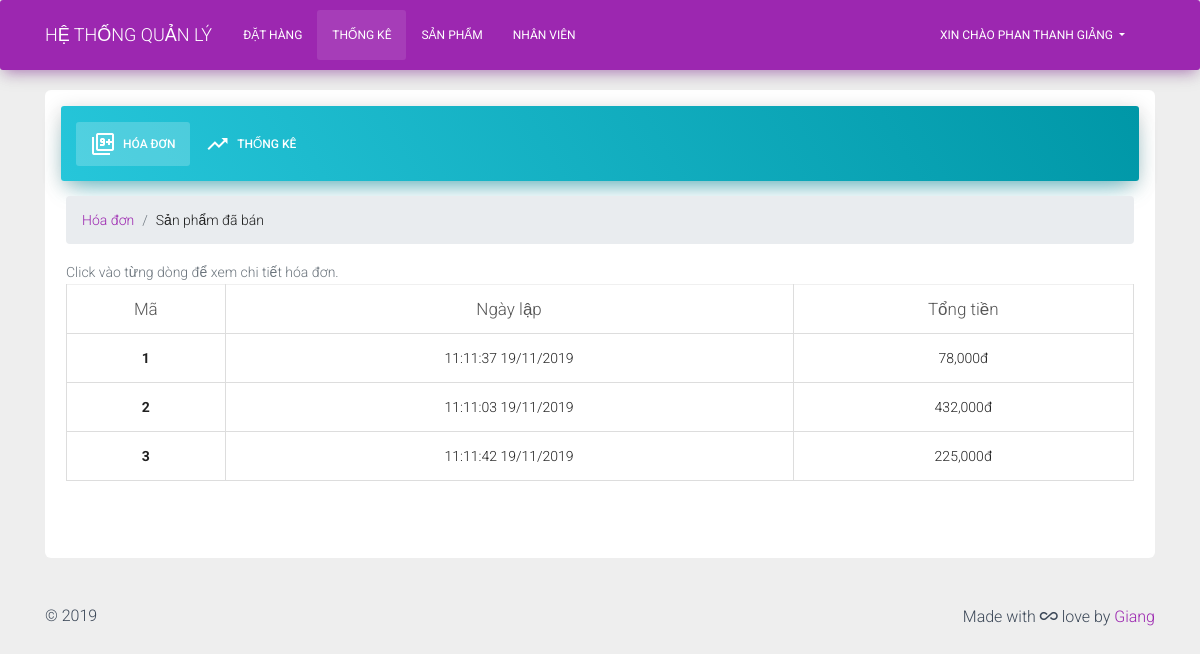
/dashboard.php (signed in), run on an earlier commit of the app's database.
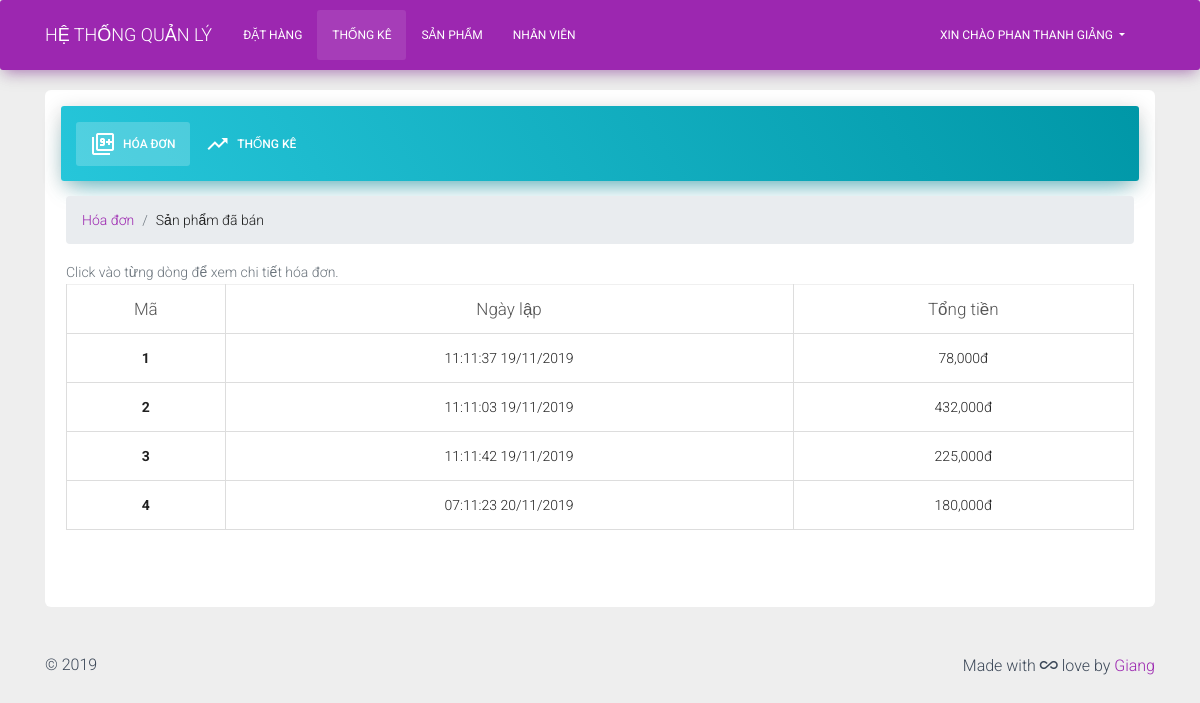
And on a later commit of the database.
### tables this page shows
CREATE TABLE `employees` (
  `E_ID` int(11) NOT NULL,
  `E_FULLNAME` varchar(50) NOT NULL,
  `E_ACCOUNT` varchar(20) NOT NULL,
  `E_PASSWORD` varchar(200) NOT NULL,
  `E_ID_NUM` varchar(13) NOT NULL,
  `E_ADDRESS` varchar(100) NOT NULL,
  `E_PHONE` varchar(10) NOT NULL,
  `E_JOB` varchar(20) NOT NULL,
  `E_START` int(11) NOT NULL,
  `E_USERGROUP` varchar(10) NOT NULL
);

CREATE TABLE `bill` (
  `B_ID` int(11) NOT NULL,
  `B_TIME` datetime NOT NULL,
  `B_TOTAL` float NOT NULL
);

### dashboard.php (the view, shortened to what this page needs)
<!doctype html>
<html lang="en">
  <head>
    <link rel="stylesheet" href="https://maxcdn.bootstrapcdn.com/font-awesome/latest/css/font-awesome.min.css">
    <link href="assets/css/material-kit.css?v=2.1.1" rel="stylesheet" />
  </head>
  <body>
    <nav class="navbar navbar-expand-lg bg-primary sticky-top">
      <div class="container">
        <a class="navbar-brand">HỆ THỐNG QUẢN LÝ</a>
        <div class="collapse navbar-collapse" id="navbarNav">
          <ul class="navbar-nav col-auto mr-auto">
            <li class="nav-item">
              <a class="nav-link" href="index.php">Đặt hàng</a>
            </li>
            <li class="nav-item active">
              <a class="nav-link" href="dashboard.php">Thống kê</a>
            </li>
            <li class="nav-item">
              <a class="nav-link" href="product.php">Sản phẩm <span class="sr-only">(current)</span></a>
            </li>
            <li class="nav-item">
              <a class="nav-link" href="employee.php">Nhân viên</a>
            </li>
          </ul>
          <ul class="navbar-nav col-auto">
          <li class="nav-item dropdown">
              <a class="nav-link dropdown-toggle" href="#" id="navbarDropdownMenuLink" data-toggle="dropdown" aria-haspopup="true" aria-expanded="false">
               <?php
                include ('sql_conn.php');
                if (isset($_SESSION['account']) && $_SESSION['account']){
                       $name = "SELECT * FROM employees WHERE E_ACCOUNT = '".$_SESSION['account']."'";
                       $queryName = mysqli_query($conn, $name);
                        if ($queryName->num_rows > 0) {
                         while ($row = mysqli_fetch_assoc($queryName)) {
                          if ($row['E_USERGROUP']=="admin") {
                            echo "Xin chào ".$row['E_FULLNAME'];
                          } else {
                            header('Location: index.php');
                          }
                        }
                       }
                     }else{
                    header('Location: login.php');
                }
                ?>
              </a>
          </li>
          </ul>
        </div>
      </div>
</nav>
      <main role="main" class="container md">
        <div class="my-3 p-3 bg-white rounded shadow-sm">
          <div class="card card-nav-tabs card-plain">
            <div class="card-header card-header-info">
                <div class="nav-tabs-navigation">
                    <div class="nav-tabs-wrapper">
                        <ul class="nav nav-tabs" data-tabs="tabs">
                            <li class="nav-item active">
                              <a class="nav-link active" href="#order" data-toggle="tab"><i class="material-icons">filter_9_plus</i> Hóa đơn</a>
                            </li>
                            <li class="nav-item">
                                <a class="nav-link" href="#statistic" data-toggle="tab"><i class="material-icons">trending_up</i> Thống kê</a>
                            </li>
                        </ul>
                    </div>
                </div>
            </div><div class="card-body ">
                <div class="tab-content text-center">
                  <div class="tab-pane active" id="order">
                    <nav aria-label="breadcrumb" role="navigation">
                      <ol class="breadcrumb">
                        <li class="breadcrumb-item"><a href="#">Hóa đơn</a></li>
                        <li class="breadcrumb-item" aria-current="page">Sản phẩm đã bán</li>
                       </ol>
                    </nav>
                    <div class="text-muted text-left">Click vào từng dòng để xem chi tiết hóa đơn.</div>
                    <table class="table table-hover table-bordered">
                      <thead>
                        <tr>
                          <th scope="col">Mã</th>
                          <th scope="col">Ngày lập</th>
                          <th scope="col">Tổng tiền</th>
                        </tr>
                      </thead>
                      <tbody>
                        <?php
                          $select_bd = "SELECT DISTINCT * FROM bill";
                          $query_bd = mysqli_query($conn, $select_bd);
                          if($query_bd->num_rows > 0)
                            while ($row = mysqli_fetch_assoc($query_bd)) {
                        ?>
                          <tr data-toggle="modal" data-target="#view<?php echo $row['B_ID']; ?>">
                            <th><?php echo $row['B_ID']; ?></th>
                            <td><?php echo date('h:i:s d/m/Y', strtotime($row['B_TIME'])); ?></td>
                            <td><?php echo number_format($row['B_TOTAL'], 0); ?>đ</td>
                          </tr>
                        <?php
                            }
                        ?>
                      </tbody>
                    </table>
                  </div>
                </div>
            </div>
          </div>
      </main>
  </body>
  <footer class="footer footer-default" >
    <div class="container">
      <div class="copyright float-left">
          &copy;
      </div>
      <div class="copyright float-right">
          Made with <i class="material-icons">all_inclusive</i> love by
          <a href="https://www.facebook.com/giangpt2808">Giang</a>
      </div>
    </div>
  </footer>
<script src="assets/js/material-kit.js?v=2.1.1" type="text/javascript"></script></body>
</html>

What changed in the data, as far as the page shows it:
added bill: B_ID "4", B_TIME "07:11:23 20/11/2019", B_TOTAL "180,000"
